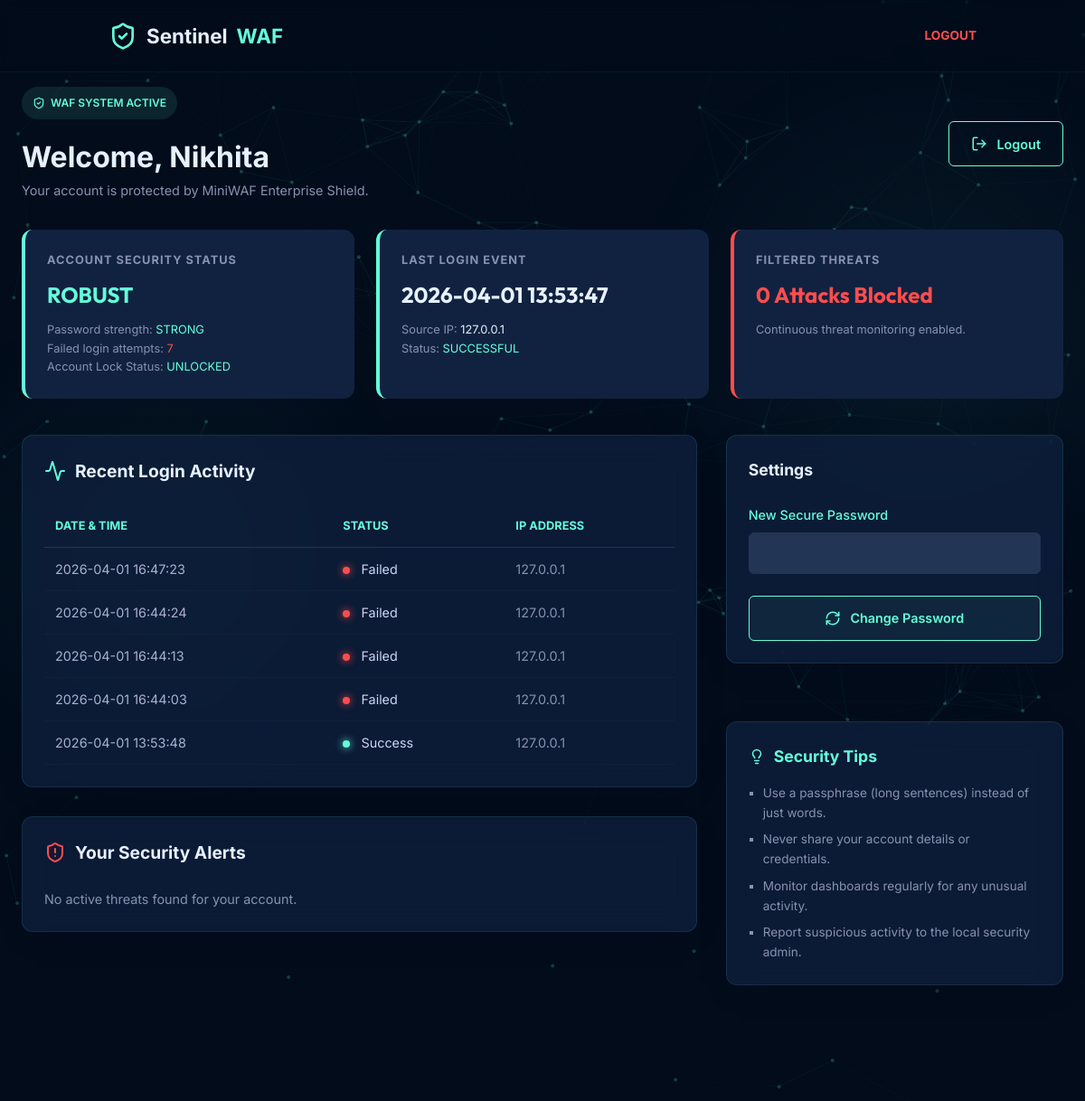
The app's page /dashboard (signed in) with its own data.
### tables this page shows
CREATE TABLE users (
            id INTEGER PRIMARY KEY AUTOINCREMENT,
            first_name TEXT NOT NULL,
            last_name TEXT NOT NULL,
            email TEXT UNIQUE NOT NULL,
            username TEXT UNIQUE NOT NULL,
            password TEXT NOT NULL,
            created_at TIMESTAMP DEFAULT CURRENT_TIMESTAMP
        );

CREATE TABLE login_attempts (
            username TEXT,
            ip_address TEXT,
            attempt_time TIMESTAMP DEFAULT CURRENT_TIMESTAMP,
            is_successful BOOLEAN
        );

### app.py (the view)
@app.route('/dashboard')
def dashboard():
    if 'user_id' not in session:
        return redirect(url_for('login'))
    user_id = session['user_id']
    with get_db() as db:
        user = db.execute("SELECT * FROM users WHERE id = ?", (user_id,)).fetchone()
        username = user['username']
        history = db.execute("SELECT * FROM login_attempts WHERE username = ? ORDER BY attempt_time DESC LIMIT 5", (username,)).fetchall()
        alerts = db.execute("SELECT * FROM security_logs WHERE user_id = ? ORDER BY timestamp DESC LIMIT 3", (user_id,)).fetchall()
        failed_count = db.execute("SELECT COUNT(*) as c FROM login_attempts WHERE username = ? AND is_successful = 0", (username,)).fetchone()['c']
        last_login = db.execute("SELECT attempt_time FROM login_attempts WHERE username = ? AND is_successful = 1 ORDER BY attempt_time DESC LIMIT 1 OFFSET 1", (username,)).fetchone()
        last_login_time = last_login['attempt_time'] if last_login else "Today (New Session)"
        lockout_sec, _ = check_lockout_remaining(username, request.remote_addr)
        is_locked = lockout_sec > 0
    return render_template('dashboard.html',
                           logged_in=True,
                           user=user,
                           history=history,
                           alerts=alerts,
                           failed_count=failed_count,
                           last_login=last_login_time,
                           is_locked=is_locked)

### app.py (called while the page is built)
def get_db():
    conn = sqlite3.connect(DATABASE)
    conn.row_factory = sqlite3.Row
    return conn

### templates/dashboard.html (shortened to what this page needs)
<!DOCTYPE html>
<html lang="en">
<head>
    <link rel="stylesheet" href="{{ url_for('static', filename='css/style.css') }}">
</head>
<body>
    <div id="particles-js"></div>
    <nav style="position: fixed; top: 0; left: 0; width: 100%; height: 80px; padding: 0 10%; display: flex; justify-content: space-between; align-items: center; z-index: 100; background: rgba(2, 12, 27, 0.4); backdrop-filter: blur(10px); border-bottom: 1px solid rgba(100, 255, 218, 0.05);">
        <div style="display: flex; align-items: center; gap: 15px; color: var(--white); font-family: 'Outfit'; font-weight: 700; font-size: 1.4rem;">
            <a href="/" style="text-decoration: none; display: flex; align-items: center; gap: 10px; color: inherit;">
                <i data-lucide="shield-check" style="color: var(--accent); width: 32px; height: 32px;"></i>
                Sentinel <span style="color: var(--accent);">WAF</span>
            </a>
        </div>
        <div style="display: flex; gap: 20px; align-items: center;">
             {% if logged_in %}
             <a href="{{ url_for('logout') }}" style="color: var(--alert); text-decoration: none; font-size: 0.85rem; font-weight: 700;">LOGOUT</a>
             {% else %}
             <a href="{{ url_for('login') }}" style="color: var(--white); text-decoration: none; font-size: 0.85rem; font-weight: 500;">LOGIN</a>
             {% endif %}
        </div>
    </nav>
    <div class="dashboard-container">
        <div class="dashboard-header">
            <div>
                <div class="security-badge">
                    <i data-lucide="shield-check" style="width: 14px; margin-right: 6px;"></i>
                    WAF SYSTEM ACTIVE
                </div>
                {% if logged_in %}
                <h1 style="color: var(--white); font-size: 2rem;">Welcome, {{ user.first_name }}</h1>
                <p style="color: var(--slate); font-size: 0.9rem;">Your account is protected by MiniWAF Enterprise Shield.</p>
                {% else %}
                <h1 style="color: var(--white); font-size: 2rem;">Global Security Dashboard</h1>
                <p style="color: var(--slate); font-size: 0.9rem;">Live threat monitoring by MiniWAF Gateway.</p>
                {% endif %}
            </div>
            <div style="display: flex; gap: 15px;">
                {% if logged_in %}
                <a href="{{ url_for('logout') }}" class="btn" style="width: auto;">
                    <i data-lucide="log-out" style="width: 18px;"></i> Logout
                </a>
                {% else %}
                <a href="{{ url_for('login') }}" class="btn btn-primary" style="width: auto;">
                    <i data-lucide="log-in" style="width: 18px;"></i> Access Secure Portal
                </a>
                {% endif %}
            </div>
        </div>
        <div class="dashboard-grid">
            {% if logged_in %}
            <div class="stats-card">
                <h3>Account Security Status</h3>
                <div class="stats-value" style="color: var(--accent);">{% if is_locked %}LOCKED{% else %}ROBUST{% endif %}</div>
                <p style="font-size: 0.8rem; margin-top: 10px; color: var(--slate);">Password strength: <span style="color: var(--accent);">STRONG</span></p>
                <p style="font-size: 0.8rem; color: var(--slate);">Failed login attempts: <span style="color: var(--alert);">{{ failed_count }}</span></p>
                <p style="font-size: 0.8rem; color: var(--slate);">Account Lock Status: <span style="color: var(--accent);">{% if is_locked %}LOCKED{% else %}UNLOCKED{% endif %}</span></p>
            </div>
            <div class="stats-card">
                <h3>Last Login Event</h3>
                <div class="stats-value">{{ last_login }}</div>
                <p style="font-size: 0.8rem; margin-top: 10px; color: var(--slate);">Source IP: <span style="color: var(--white);">{{ request.remote_addr }}</span></p>
                <p style="font-size: 0.8rem; color: var(--slate);">Status: <span style="color: var(--accent);">SUCCESSFUL</span></p>
            </div>
            {% endif %}
            <div class="stats-card alert">
                <h3>Filtered Threats</h3>
                <div class="stats-value" style="color: var(--alert);">{{ alerts|length }} Attacks Blocked</div>
                <p style="font-size: 0.8rem; margin-top: 10px; color: var(--slate);">Continuous threat monitoring enabled.</p>
            </div>
        </div>
        <div style="margin-top: 2.5rem; display: grid; grid-template-columns: 2fr 1fr; gap: 2rem;">
            <div>
                {% if logged_in %}
                <section class="glass-card" style="max-width: 100%; border-radius: 12px; padding: 1.5rem;">
                    <h2 style="color: var(--white); font-size: 1.2rem; display: flex; align-items: center; gap: 10px; margin-bottom: 1.5rem;">
                        <i data-lucide="activity" style="color: var(--accent);"></i> Recent Login Activity
                    </h2>
                    <div class="table-container">
                        <table>
                            <thead>
                                <tr>
                                    <th>Date & Time</th>
                                    <th>Status</th>
                                    <th>IP Address</th>
                                </tr>
                            </thead>
                            <tbody>
                                {% for item in history %}
                                <tr>
                                    <td style="color: var(--light-slate);">{{ item.attempt_time }}</td>
                                    <td>
                                        {% if item.is_successful %}
                                        <span class="status-indicator status-active"></span> Success
                                        {% else %}
                                        <span class="status-indicator status-failed"></span> Failed
                                        {% endif %}
                                    </td>
                                    <td style="color: var(--slate);">{{ item.ip_address }}</td>
                                </tr>
                                {% endfor %}
                            </tbody>
                        </table>
                    </div>
                </section>
                {% endif %}
                <section class="glass-card {% if logged_in %}mt-2{% endif %}" style="max-width: 100%; border-radius: 12px; padding: 1.5rem;">
                    <h2 style="color: var(--white); font-size: 1.2rem; display: flex; align-items: center; gap: 10px; margin-bottom: 1.5rem;">
                        <i data-lucide="shield-alert" style="color: var(--alert);"></i> {% if logged_in %}Your Security Alerts{% else %}Global Threat Monitor{% endif %}
                    </h2>
                    <div style="display: flex; flex-direction: column; gap: 1rem;">
                        {% for alert in alerts %}
                        <div style="background: rgba(255, 77, 77, 0.05); border: 1px solid rgba(255, 77, 77, 0.2); padding: 12px; border-radius: 8px;">
                            <div style="display: flex; justify-content: space-between;">
                                <p style="color: var(--white); font-weight: 500; font-size: 0.9rem;">{{ alert.attack_type }} attempt blocked</p>
                                <span style="font-size: 0.7rem; color: var(--slate);">{{ alert.timestamp }}</span>
                            </div>
                            <p style="color: var(--slate); font-size: 0.75rem; margin-top: 5px;">Filtered Payload: <code>{{ alert.payload }}</code></p>
                        </div>
                        {% else %}
                        <p style="color: var(--slate); font-size: 0.9rem;">No active threats found for your account.</p>
                        {% endfor %}
                    </div>
                </section>
            </div>
            <div style="display: flex; flex-direction: column; gap: 2rem;">
                {% if logged_in %}
                <section class="glass-card" style="max-width: 100%; padding: 1.5rem;">
                    <h2 style="color: var(--white); font-size: 1.1rem; margin-bottom: 1.5rem;">Settings</h2>
                    <form action="{{ url_for('change_password') }}" method="POST">
                        <div class="form-group">
                            <label>New Secure Password</label>
                            <input type="password" name="new_password" required>
                        </div>
                        <button type="submit" class="btn btn-primary">
                            <i data-lucide="refresh-cw" style="width: 18px;"></i> Change Password
                        </button>
                    </form>
                </section>
                {% endif %}
                <section class="glass-card" style="max-width: 100%; padding: 1.5rem; background: var(--light-navy);">
                    <h2 style="color: var(--accent); font-size: 1.1rem; margin-bottom: 1rem; display: flex; align-items: center; gap: 10px;">
                        <i data-lucide="lightbulb" style="width: 18px;"></i> Security Tips
                    </h2>
                    <ul style="color: var(--slate); font-size: 0.85rem; padding-left: 1rem; list-style: square;">
                        <li style="margin-bottom: 8px;">Use a passphrase (long sentences) instead of just words.</li>
                        <li style="margin-bottom: 8px;">Never share your account details or credentials.</li>
                        <li style="margin-bottom: 8px;">Monitor dashboards regularly for any unusual activity.</li>
                        <li>Report suspicious activity to the local security admin.</li>
                    </ul>
                </section>
            </div>
        </div>
    </div>
</body>
</html>

### static/css/style.css (style rules this page uses)
:root { --navy: #0a192f; --light-navy: #112240; --lightest-navy: #233554; --slate: #8892b0; --light-slate: #a8b2d1; --lightest-slate: #ccd6f6; --white: #e6f1ff; --accent: #64ffda; --accent-dark: #00b48a; --alert: #ff4d4d; --warning: #ffb703; --glass: rgba(17, 34, 64, 0.7); --glass-border: rgba(100, 255, 218, 0.1); --shadow: 0 10px 30px -15px rgba(2, 12, 27, 0.7); --transition: all 0.25s cubic-bezier(0.645, 0.045, 0.355, 1); }
* { margin: 0; padding: 0; box-sizing: border-box; font-family: 'Inter', sans-serif; }
body { background-color: var(--navy); color: var(--lightest-slate); min-height: 100vh; overflow-x: hidden; line-height: 1.6; }
body::before { content: ''; position: fixed; top: 0; left: 0; width: 100%; height: 100%; background: radial-gradient(circle at 15% 50%, rgba(100, 255, 218, 0.05) 0%, transparent 25%), radial-gradient(circle at 85% 30%, rgba(100, 255, 218, 0.05) 0%, transparent 25%); z-index: -1; }
.glass-card { background: var(--glass); backdrop-filter: blur(10px); border: 1px solid var(--glass-border); border-radius: 12px; padding: 2.5rem; box-shadow: var(--shadow); width: 100%; max-width: 450px; margin-bottom: 2rem; }
.form-group { margin-bottom: 1.5rem; position: relative; }
label { display: block; margin-bottom: 0.5rem; font-size: 0.9rem; color: var(--accent); font-weight: 500; }
input { width: 100%; background: var(--lightest-navy); border: 1px solid var(--lightest-navy); border-radius: 6px; padding: 12px 16px; color: var(--white); font-size: 1rem; transition: var(--transition); }
.btn { background: transparent; border: 1px solid var(--accent); color: var(--accent); padding: 12px 24px; border-radius: 6px; font-size: 0.9rem; font-weight: 600; cursor: pointer; transition: var(--transition); display: inline-flex; align-items: center; justify-content: center; width: 100%; gap: 10px; text-decoration: none; }
.btn-primary { background: rgba(100, 255, 218, 0.05); }
.dashboard-container { max-width: 1100px; margin: 0 auto; padding: 2rem; }
.dashboard-header { margin-bottom: 2rem; display: flex; justify-content: space-between; align-items: center; }
.dashboard-grid { display: grid; grid-template-columns: repeat(auto-fit, minmax(300px, 1fr)); gap: 1.5rem; }
.stats-card { background: var(--light-navy); padding: 1.5rem; border-radius: 12px; border-left: 4px solid var(--accent); }
.stats-card.alert { border-left-color: var(--alert); }
.stats-card h3 { font-size: 0.8rem; text-transform: uppercase; color: var(--slate); letter-spacing: 1px; margin-bottom: 0.5rem; }
.stats-value { font-size: 1.5rem; font-weight: 700; color: var(--white); font-family: 'Outfit', sans-serif; }
.table-container { margin-top: 1.5rem; overflow-x: auto; }
table { width: 100%; border-collapse: collapse; }
th { text-align: left; padding: 12px; color: var(--accent); font-size: 0.8rem; text-transform: uppercase; border-bottom: 1px solid var(--lightest-navy); }
td { padding: 12px; font-size: 0.9rem; border-bottom: 1px solid rgba(136, 146, 176, 0.05); }
.status-indicator { display: inline-block; width: 8px; height: 8px; border-radius: 50%; margin-right: 8px; }
.status-active { background: var(--accent); box-shadow: 0 0 10px var(--accent); }
.status-failed { background: var(--alert); box-shadow: 0 0 10px var(--alert); }
.mt-2 { margin-top: 2rem !important; }

### templates/dashboard.html (style rules this page uses)
body { background: #020c1b; margin: 0; padding: 0; }
#particles-js { position: fixed; width: 100%; height: 100%; z-index: -1; top: 0; left: 0; }
.dashboard-container { max-width: 1200px; margin: 0 auto; padding: 6rem 1.5rem; position: relative; z-index: 10; }
.glass-card { background: rgba(17, 34, 64, 0.7) !important; backdrop-filter: blur(15px) !important; border: 1px solid rgba(100, 255, 218, 0.1) !important; }
.security-badge { display: inline-flex; align-items: center; padding: 6px 12px; background: rgba(100, 255, 218, 0.1); color: var(--accent); border-radius: 20px; font-size: 0.75rem; font-weight: 600; margin-bottom: 1rem; }

### records on screen
users: first_name "Nikhita"
login_attempts: attempt_time "2026-04-01 13:53:47"
login_attempts: attempt_time "2026-04-01 16:47:23", is_successful False (drawn), ip_address "127.0.0.1"
login_attempts: attempt_time "2026-04-01 16:44:24", is_successful False (drawn), ip_address "127.0.0.1"
login_attempts: attempt_time "2026-04-01 16:44:13", is_successful False (drawn), ip_address "127.0.0.1"
login_attempts: attempt_time "2026-04-01 16:44:03", is_successful False (drawn), ip_address "127.0.0.1"
login_attempts: attempt_time "2026-04-01 13:53:48", is_successful True (drawn), ip_address "127.0.0.1"

### other values on screen
{{ failed_count }} "7"
{{ request.remote_addr }} "127.0.0.1"
{{ alerts|length }} "0"
